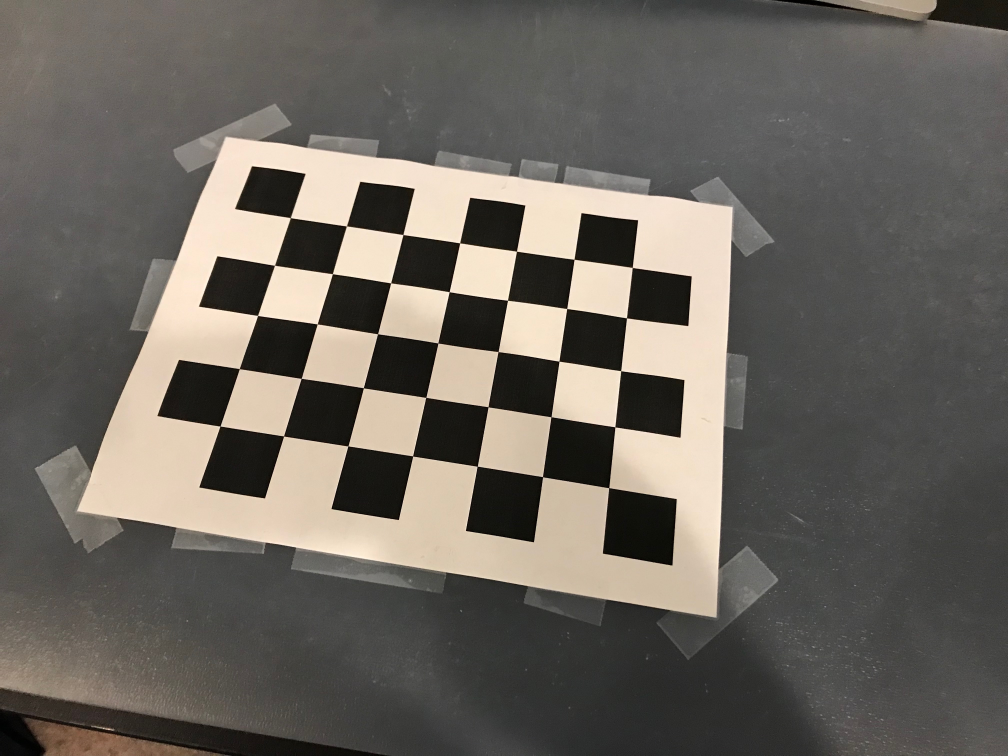
#> input picture cv/calibration/calibration-images/IMG_3965.jpeg, 4032 x 3024 px (shown at 1/4 size); its folder holds only this picture in this run
$ python calibration.py
#> lines starting #> are read from the running program, lines starting #| are printed output that depends on the picture; long printed decimals are rounded
import numpy as np
import cv2
import glob

# termination criteria
subPixCriteria = (
    cv2.TERM_CRITERIA_EPS + cv2.TERM_CRITERIA_MAX_ITER, 30, 0.001
)

# prepare object points, like (0,0,0), (1,0,0), (2,0,0) ....,(6,5,0)
objp = np.zeros((7*5, 3), np.float32)
objp[:, :2] = np.mgrid[0:7, 0:5].T.reshape(-1, 2)

# Arrays to store object points and image points from all the images.
objpoints = []  # 3d point in real world space
imgpoints = []  # 2d points in image plane.

images = glob.glob('calibration-images/*.jpeg')

for fname in images:
    print('Processing image ' + fname)
    img = cv2.imread(fname)
#> img is the input picture: shape (3024, 4032, 3); mean B, G, R 94.6, 101.5, 106.5
    gray = cv2.cvtColor(img, cv2.COLOR_BGR2GRAY)
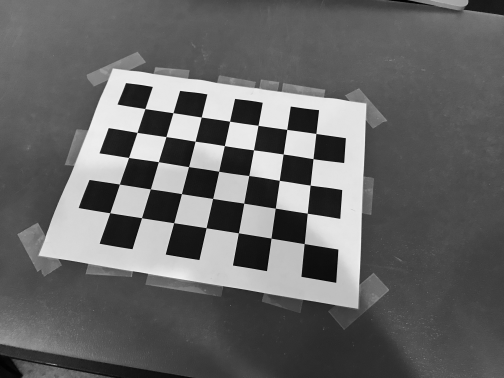
#> gray: shape (3024, 4032) (shown at 1/8 size); min 0, max 253, mean 102.3

    # Find the chess board corners
    ret, corners = cv2.findChessboardCorners(gray, (7, 5), None)
#> ret = True; corners = 35 rows, first 8: [1162.8, 872.4], [1387.1, 905.4], [1612.8, 939.8], [1839.5, 973.3], [2067, 1006.5], [2297.5, 1038.9], [2530.4, 1071.7], [1098.7, 1063.2]

    # If found, add object points, image points (after refining them)
    if ret is True:
        objpoints.append(objp)

        cv2.cornerSubPix(gray, corners, (11, 11), (-1, -1), subPixCriteria)
        imgpoints.append(corners)

        # Draw and display the corners
        cv2.drawChessboardCorners(img, (7, 5), corners, ret)
        img = cv2.resize(img, (0, 0), fx=0.25, fy=0.25)
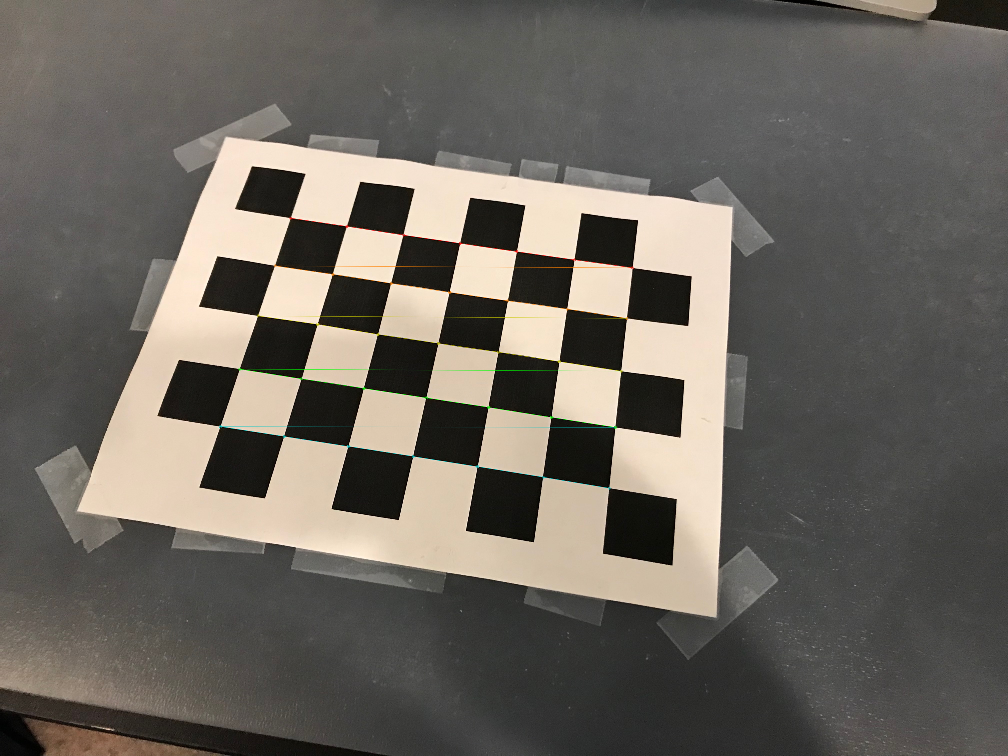
#> img: shape (756, 1008, 3); mean B, G, R 94.6, 101.8, 106.6
        cv2.imshow('image', img)

        cv2.waitKey(500)

print('All images processed.')

rms, cameraMatrix, distanceCoeffs, rvecs, tvecs = cv2.calibrateCamera(
    objpoints, imgpoints, gray.shape[::-1], None, None
)
#> rms = 0.819; cameraMatrix = [[2487.9, 0, 1955.7], [0, 2359, 1492.6], [0, 0, 1]]; distanceCoeffs = [[0.226, -1.33, 6.7e-05, -0.000435, 2.74]]; rvecs = ([-0.343, 0.0144, 0.166],); tvecs = ([-3.46, -2.85, 11.01],)
print(cameraMatrix)
#| [[2.48788655e+03 0.00000000e+00 1.95566145e+03]
#|  [0.00000000e+00 2.35899854e+03 1.49256378e+03]
#|  [0.00000000e+00 0.00000000e+00 1.00000000e+00]]
print(distanceCoeffs)
#| [[ 2.25524886e-01 -1.33197959e+00  6.69501095e-05 -4.35079730e-04
#|    2.74107044e+00]]
print(rvecs)
#| (array([[-0.3433],
#|        [ 0.01443],
#|        [ 0.1656 ]]),)
print(tvecs)
#| (array([[-3.461],
#|        [-2.852],
#|        [11.006]]),)

cv2.destroyAllWindows()

$ run again, on cv/calibration/calibration-images/IMG_3969.jpeg
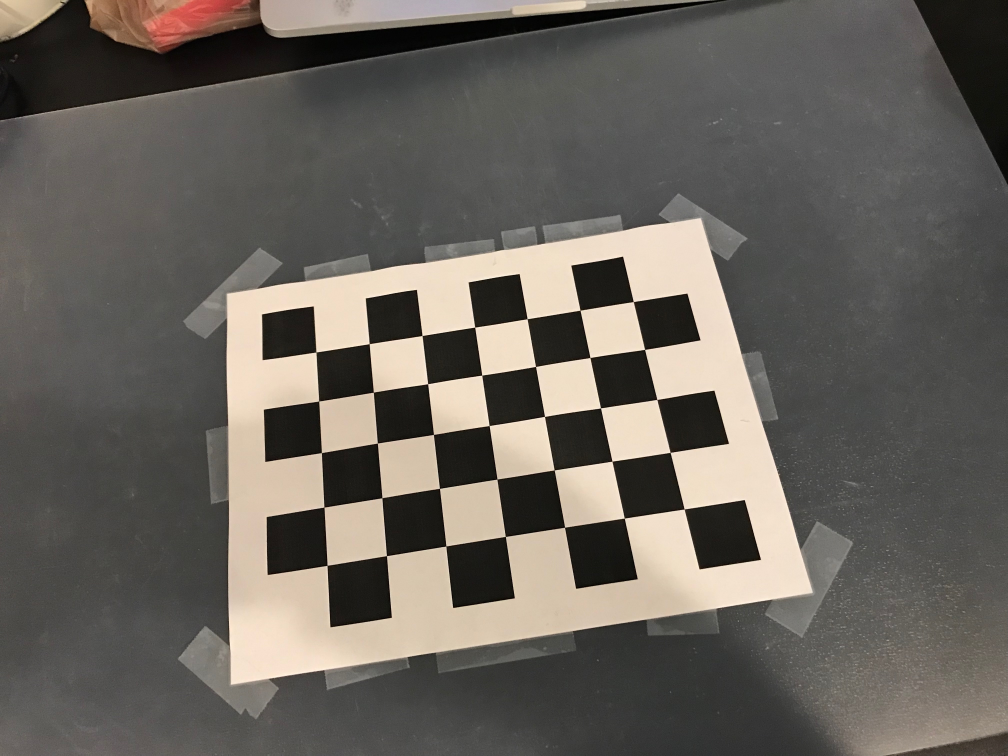
#> input picture cv/calibration/calibration-images/IMG_3969.jpeg, 4032 x 3024 px (shown at 1/4 size)
#> img is the input picture: shape (3024, 4032, 3); mean B, G, R 92.8, 99.4, 104.3
#> `gray = cv2.cvtColor(img, cv2.COLOR_BGR2GRAY)`:
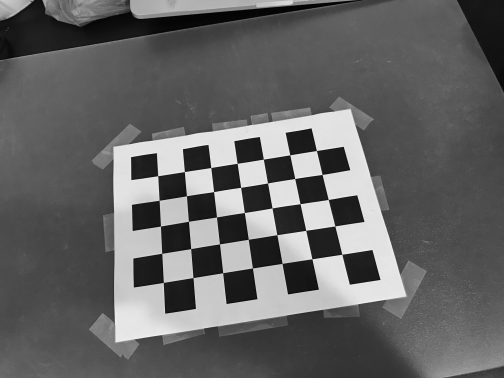
#> gray: shape (3024, 4032) (shown at 1/8 size); min 0, max 253, mean 100.2
#> ret = True; corners = 35 rows, first 8: [1265.1, 1409.3], [1477.6, 1376.4], [1689.4, 1343.4], [1900.1, 1310], [2109.7, 1276.5], [2321.5, 1242.3], [2534.2, 1207.7], [1276, 1605.4]
#> `img = cv2.resize(img, (0, 0), fx=0.25, fy=0.25)`:
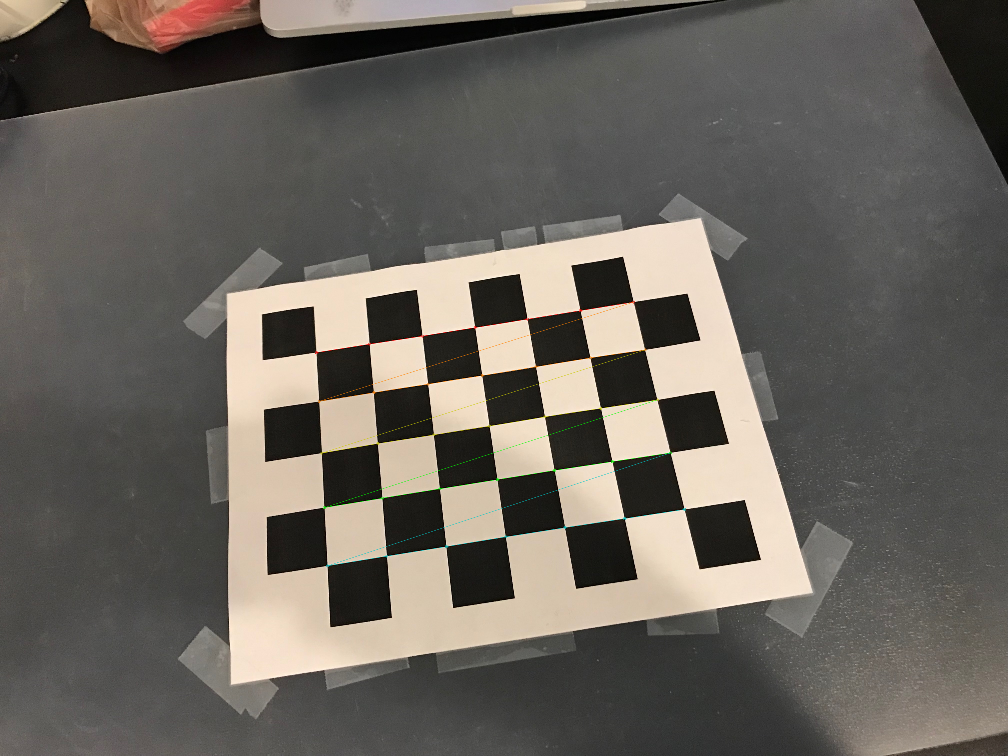
#> img: shape (756, 1008, 3); mean B, G, R 92.8, 99.5, 104.4
#> rms = 0.64; cameraMatrix = [[3072.3, 0, 2011], [0, 3075.7, 1609.1], [0, 0, 1]]; distanceCoeffs = [[0.276, -2.44, 0.00482, 0.00172, 7.43]]; rvecs = ([-0.398, 0.036, -0.154],); tvecs = ([-3.49, -0.933, 14.47],)
#| [[3.07234618e+03 0.00000000e+00 2.01104149e+03]
#|  [0.00000000e+00 3.07570855e+03 1.60908022e+03]
#|  [0.00000000e+00 0.00000000e+00 1.00000000e+00]]
#| [[ 2.75673311e-01 -2.44019076e+00  4.82491957e-03  1.71622138e-03
#|    7.42680702e+00]]
#| (array([[-0.3982 ],
#|        [ 0.03604],
#|        [-0.154]]),)
#| (array([[-3.486 ],
#|        [-0.9334],
#|        [14.472 ]]),)

$ run again, on cv/calibration/calibration-images/IMG_3970.jpeg
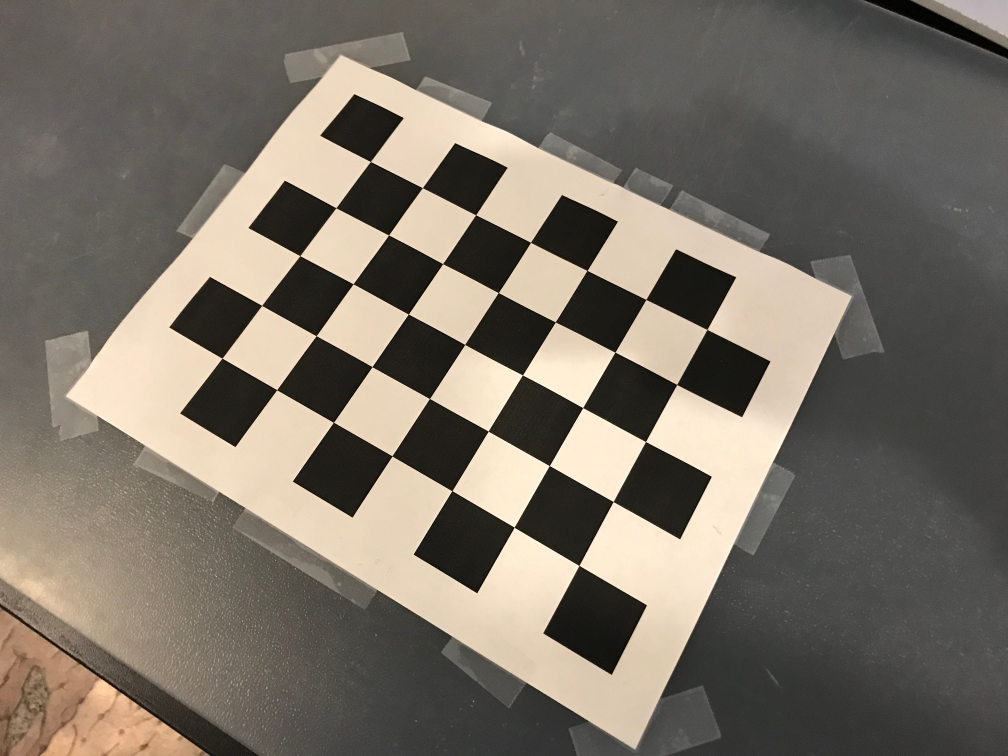
#> input picture cv/calibration/calibration-images/IMG_3970.jpeg, 4032 x 3024 px (shown at 1/4 size)
#> img is the input picture: shape (3024, 4032, 3); mean B, G, R 102.9, 113.4, 121
#> `gray = cv2.cvtColor(img, cv2.COLOR_BGR2GRAY)`:
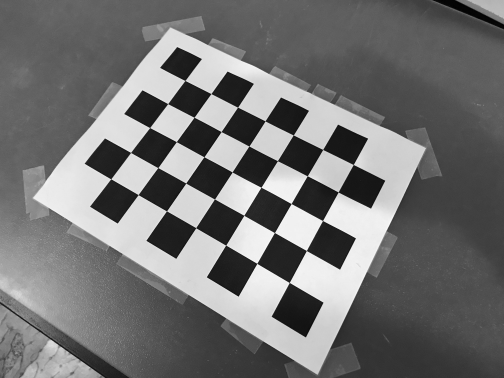
#> gray: shape (3024, 4032) (shown at 1/8 size); min 0, max 254, mean 114.6
#> ret = True; corners = 35 rows, first 8: [1483.3, 648.1], [1690.8, 752.5], [1903.7, 861.3], [2123.7, 971], [2349.1, 1083.2], [2585.1, 1199.4], [2828.5, 1319.8], [1346, 833.4]
#> `img = cv2.resize(img, (0, 0), fx=0.25, fy=0.25)`:
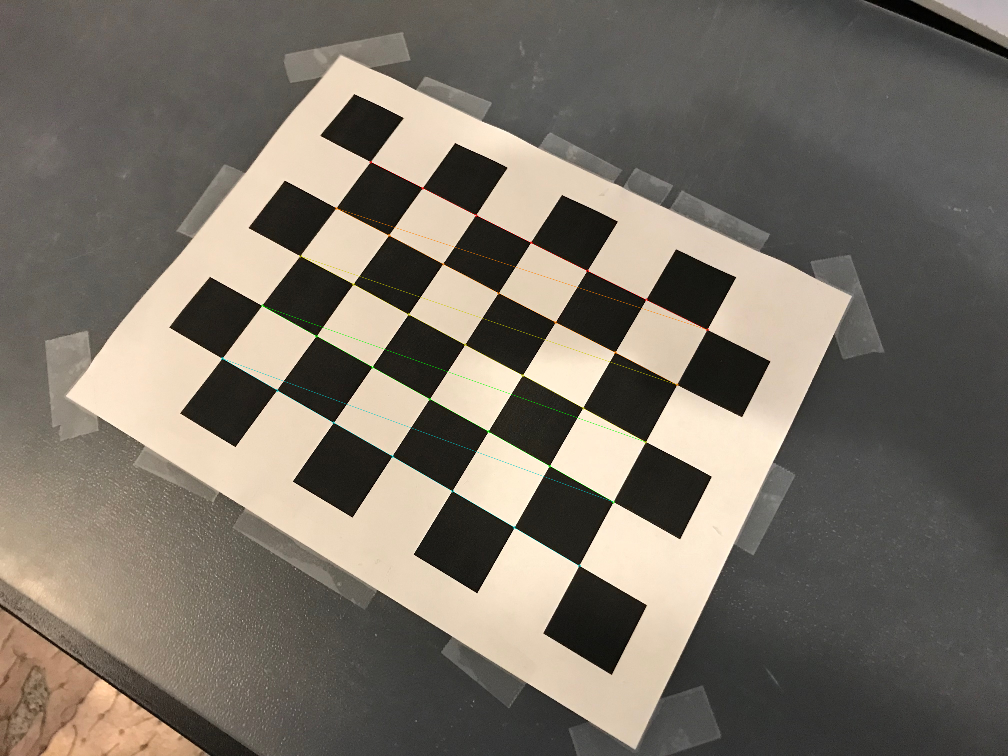
#> img: shape (756, 1008, 3); mean B, G, R 102.9, 113.7, 121.2
#> rms = 0.773; cameraMatrix = [[620.2, 0, 2020.1], [0, 580, 1515.2], [0, 0, 1]]; distanceCoeffs = [[0.015, -0.00542, 0.000213, 0.000633, 0.000735]]; rvecs = ([-0.0656, 0.0219, 0.525],); tvecs = ([-2.19, -3.78, 2.56],)
#| [[6.20176449e+02 0.00000000e+00 2.02005664e+03]
#|  [0.00000000e+00 5.79977893e+02 1.51521330e+03]
#|  [0.00000000e+00 0.00000000e+00 1.00000000e+00]]
#| [[ 0.015 -0.005416   0.0002125  0.0006333  0.0007345]]
#| (array([[-0.06557],
#|        [ 0.02191],
#|        [ 0.525]]),)
#| (array([[-2.193 ],
#|        [-3.777],
#|        [ 2.561]]),)
